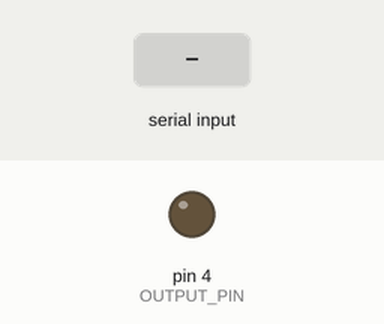
A sketch run on a simulated Arduino Uno, built with avr-gcc and run on an emulated ATmega328P. Parts: output pins drawn as LEDs (lit = HIGH). The test bench sets the inputs (shaded band). What the sketch prints to the serial monitor is not drawn.

Above: at 1.7 s.
1.8 s: "ALERT\n" received over the second serial link
At 2.1 s:
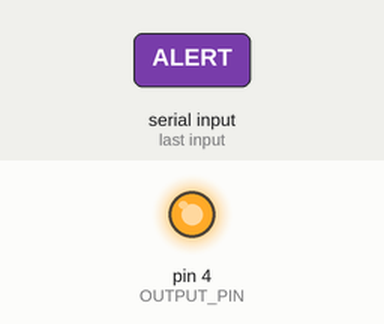
Timing chart, 0 to 6.3 s (numbered marks = the images above; inputs shaded):
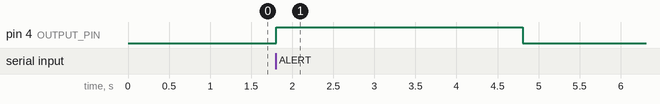

Measured:
- after the input at 1.8 s, pin 4 (OUTPUT_PIN): LOW → HIGH at once, → LOW 3.0 s later

The sketch:

radar_code_final.ino
```cpp
#include <SoftwareSerial.h>

// Bluetooth HM-10 pins
#define BT_RX 13
#define BT_TX 12
SoftwareSerial BTSerial(BT_RX, BT_TX);

// Radar pins
#define RADAR_RX 10
#define RADAR_TX 11
SoftwareSerial radarSerial(RADAR_RX, RADAR_TX);

// Alarm or LED output
#define OUTPUT_PIN 4

HardwareSerial& usb_serial = Serial;

String radarBuffer = "";

void setup() {
  pinMode(OUTPUT_PIN, OUTPUT);
  digitalWrite(OUTPUT_PIN, LOW);

  usb_serial.begin(19200);       // For debugging
  BTSerial.begin(9600);          // HM-10 Bluetooth
  radarSerial.begin(19200);      // OPS243 radar

  delay(500);
  radarSerial.write("\r\nOU\r\n");  // Optional radar config
  BTSerial.println("System ready.");
  usb_serial.println("System ready.");
}

void loop() {
  // Only process radar data
  readRadarData();
}

void readRadarData() {
  while (radarSerial.available()) {
    char c = radarSerial.read();

    if (c != '\n' && c != '\r') {
      radarBuffer += c;
    } else {
      processRadarLine(radarBuffer);
      radarBuffer = "";
    }
  }
}

void processRadarLine(String line) {
  line.trim();
  if (line.indexOf("ALERT") != -1) {
    // ALERT detected
    usb_serial.println("🚨 ALERT detected!");
    BTSerial.println(line);

    digitalWrite(OUTPUT_PIN, HIGH);
    delay(3000); // Keep alarm on for 3 full seconds
    digitalWrite(OUTPUT_PIN, LOW);
  }
}
```
